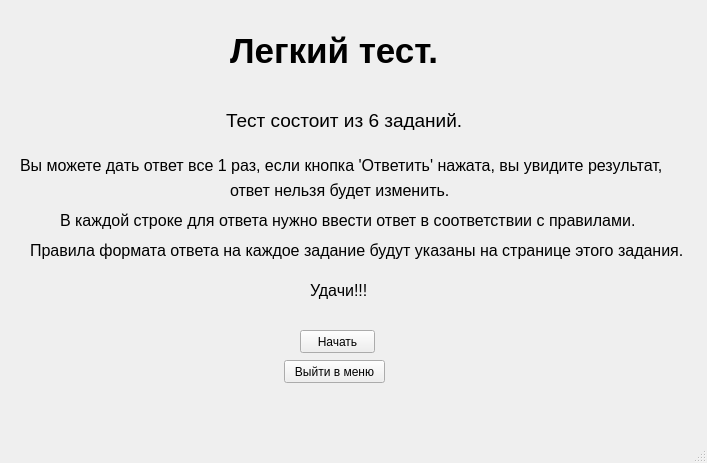
<?xml version="1.0" encoding="UTF-8"?>
<ui version="4.0">
 <class>MainWindow</class>
 <widget class="QMainWindow" name="MainWindow">
  <property name="geometry">
   <rect>
    <x>0</x>
    <y>0</y>
    <width>707</width>
    <height>463</height>
   </rect>
  </property>
  <property name="windowTitle">
   <string>Тест</string>
  </property>
  <widget class="QWidget" name="centralwidget">
   <widget class="QLabel" name="label">
    <property name="geometry">
     <rect>
      <x>230</x>
      <y>30</y>
      <width>241</width>
      <height>41</height>
     </rect>
    </property>
    <property name="font">
     <font>
      <pointsize>26</pointsize>
      <weight>75</weight>
      <bold>true</bold>
     </font>
    </property>
    <property name="text">
     <string>Легкий тест.</string>
    </property>
   </widget>
   <widget class="QLabel" name="label_2">
    <property name="geometry">
     <rect>
      <x>226</x>
      <y>110</y>
      <width>251</width>
      <height>20</height>
     </rect>
    </property>
    <property name="font">
     <font>
      <pointsize>14</pointsize>
     </font>
    </property>
    <property name="text">
     <string>Тест состоит из 6 заданий.</string>
    </property>
   </widget>
   <widget class="QLabel" name="label_3">
    <property name="geometry">
     <rect>
      <x>20</x>
      <y>150</y>
      <width>661</width>
      <height>31</height>
     </rect>
    </property>
    <property name="font">
     <font>
      <pointsize>12</pointsize>
     </font>
    </property>
    <property name="autoFillBackground">
     <bool>false</bool>
    </property>
    <property name="text">
     <string>Вы можете дать ответ все 1 раз, если кнопка 'Ответить' нажата, вы увидите результат,  </string>
    </property>
   </widget>
   <widget class="QLabel" name="label_4">
    <property name="geometry">
     <rect>
      <x>60</x>
      <y>210</y>
      <width>591</width>
      <height>20</height>
     </rect>
    </property>
    <property name="font">
     <font>
      <pointsize>12</pointsize>
      <weight>50</weight>
      <bold>false</bold>
     </font>
    </property>
    <property name="text">
     <string>В каждой строке для ответа нужно ввести ответ в соответствии с правилами.</string>
    </property>
   </widget>
   <widget class="QLabel" name="label_5">
    <property name="geometry">
     <rect>
      <x>30</x>
      <y>240</y>
      <width>661</width>
      <height>20</height>
     </rect>
    </property>
    <property name="font">
     <font>
      <pointsize>12</pointsize>
     </font>
    </property>
    <property name="text">
     <string>Правила формата ответа на каждое задание будут указаны на странице этого задания.</string>
    </property>
   </widget>
   <widget class="QLabel" name="label_6">
    <property name="geometry">
     <rect>
      <x>310</x>
      <y>280</y>
      <width>61</width>
      <height>20</height>
     </rect>
    </property>
    <property name="font">
     <font>
      <pointsize>12</pointsize>
     </font>
    </property>
    <property name="text">
     <string>Удачи!!!</string>
    </property>
   </widget>
   <widget class="QPushButton" name="start_btn">
    <property name="geometry">
     <rect>
      <x>300</x>
      <y>330</y>
      <width>75</width>
      <height>23</height>
     </rect>
    </property>
    <property name="text">
     <string>Начать</string>
    </property>
   </widget>
   <widget class="QPushButton" name="exit_btn">
    <property name="geometry">
     <rect>
      <x>284</x>
      <y>360</y>
      <width>101</width>
      <height>23</height>
     </rect>
    </property>
    <property name="text">
     <string>Выйти в меню</string>
    </property>
   </widget>
   <widget class="QLabel" name="label_7">
    <property name="geometry">
     <rect>
      <x>230</x>
      <y>180</y>
      <width>231</width>
      <height>20</height>
     </rect>
    </property>
    <property name="font">
     <font>
      <pointsize>12</pointsize>
     </font>
    </property>
    <property name="text">
     <string>ответ нельзя будет изменить.</string>
    </property>
   </widget>
  </widget>
  <widget class="QMenuBar" name="menubar">
   <property name="geometry">
    <rect>
     <x>0</x>
     <y>0</y>
     <width>707</width>
     <height>21</height>
    </rect>
   </property>
  </widget>
  <widget class="QStatusBar" name="statusbar"/>
 </widget>
 <resources/>
 <connections/>
</ui>
